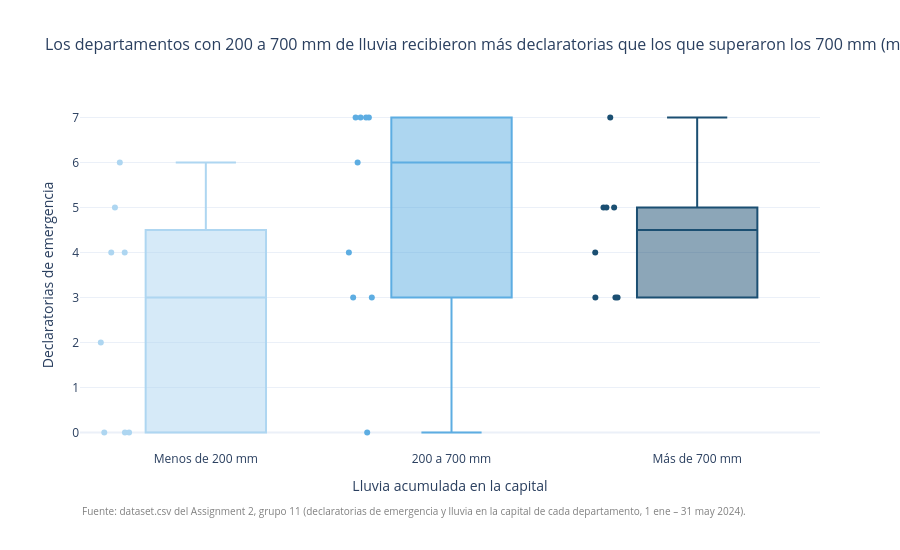

Write notebook code for a chart like this one.
### Code cell
orden = ["Menos de 200 mm", "200 a 700 mm", "Más de 700 mm"]

fig3 = px.box(
    dataset,
    x="nivel_lluvia", y="declaratorias",
    color="nivel_lluvia",
    category_orders={"nivel_lluvia": orden},   # fija el orden de las cajas: de menos a más lluvia
    color_discrete_sequence=["#aed6f1", "#5dade2", "#1b4f72"],   # celeste claro → azul oscuro
    points="all",                              # muestra también cada departamento como un punto
    hover_name="departamento",
    title= "Los departamentos con 200 a 700 mm de lluvia recibieron más declaratorias que los que superaron los 700 mm (mediana de 6 frente a 4.5)",
    labels={"nivel_lluvia": "Lluvia acumulada en la capital",
            "declaratorias": "Declaratorias de emergencia"},
    height=550,
)
fig3.update_layout(showlegend=False,           # la leyenda repite lo que ya dice el eje X
                   template="plotly_white", title_font_size=16, margin=dict(b=100))
fig3.add_annotation(text=FUENTE, xref="paper", yref="paper", x=0, y=-0.2,
                    showarrow=False, font=dict(size=10, color="gray"), xanchor="left")

### Figure 1 — Plotly figure (JSON) as saved in the notebook; plotly's stock layout.template omitted (floating-point values rounded to 4 significant figures)
{"data": [{"alignmentgroup": "True", "boxpoints": "all", "hovertemplate": "<b>%{hovertext}</b><br><br>Lluvia acumulada en la capital=%{x}<br>Declaratorias de emergencia=%{y}<extra></extra>", "hovertext": ["Callao", "Ica", "La Libertad", "Lambayeque", "Lima", "Moquegua", "Piura", "Tacna"], "legendgroup": "Menos de 200 mm", "marker": {"color": "#aed6f1"}, "name": "Menos de 200 mm", "notched": false, "offsetgroup": "Menos de 200 mm", "orientation": "v", "showlegend": true, "type": "box", "x": ["Menos de 200 mm", "Menos de 200 mm", "Menos de 200 mm", "Menos de 200 mm", "Menos de 200 mm", "Menos de 200 mm", "Menos de 200 mm", "Menos de 200 mm"], "x0": " ", "xaxis": "x", "y": [0, 4, 2, 0, 6, 5, 0, 4], "y0": " ", "yaxis": "y"}, {"alignmentgroup": "True", "boxpoints": "all", "hovertemplate": "<b>%{hovertext}</b><br><br>Lluvia acumulada en la capital=%{x}<br>Declaratorias de emergencia=%{y}<extra></extra>", "hovertext": ["Amazonas", "Apurímac", "Arequipa", "Ayacucho", "Cajamarca", "Cusco", "Huánuco", "San Martín", "Tumbes"], "legendgroup": "200 a 700 mm", "marker": {"color": "#5dade2"}, "name": "200 a 700 mm", "notched": false, "offsetgroup": "200 a 700 mm", "orientation": "v", "showlegend": true, "type": "box", "x": ["200 a 700 mm", "200 a 700 mm", "200 a 700 mm", "200 a 700 mm", "200 a 700 mm", "200 a 700 mm", "200 a 700 mm", "200 a 700 mm", "200 a 700 mm"], "x0": " ", "xaxis": "x", "y": [4, 7, 7, 7, 3, 7, 6, 3, 0], "y0": " ", "yaxis": "y"}, {"alignmentgroup": "True", "boxpoints": "all", "hovertemplate": "<b>%{hovertext}</b><br><br>Lluvia acumulada en la capital=%{x}<br>Declaratorias de emergencia=%{y}<extra></extra>", "hovertext": ["Áncash", "Huancavelica", "Junín", "Loreto", "Madre de Dios", "Pasco", "Puno", "Ucayali"], "legendgroup": "Más de 700 mm", "marker": {"color": "#1b4f72"}, "name": "Más de 700 mm", "notched": false, "offsetgroup": "Más de 700 mm", "orientation": "v", "showlegend": true, "type": "box", "x": ["Más de 700 mm", "Más de 700 mm", "Más de 700 mm", "Más de 700 mm", "Más de 700 mm", "Más de 700 mm", "Más de 700 mm", "Más de 700 mm"], "x0": " ", "xaxis": "x", "y": [5, 7, 5, 3, 3, 3, 5, 4], "y0": " ", "yaxis": "y"}], "layout": {"annotations": [{"font": {"color": "gray", "size": 10}, "showarrow": false, "text": "Fuente: dataset.csv del Assignment 2, grupo 11 (declaratorias de emergencia y lluvia en la capital de cada departamento, 1 ene – 31 may 2024).", "x": 0, "xanchor": "left", "xref": "paper", "y": -0.2, "yref": "paper"}], "boxmode": "overlay", "height": 550, "legend": {"title": {"text": "Lluvia acumulada en la capital"}, "tracegroupgap": 0}, "margin": {"b": 100}, "showlegend": false, "title": {"font": {"size": 16}, "text": "Los departamentos con 200 a 700 mm de lluvia recibieron más declaratorias que los que superaron los 700 mm (mediana de 6 frente a 4.5)"}, "xaxis": {"anchor": "y", "categoryarray": ["Menos de 200 mm", "200 a 700 mm", "Más de 700 mm"], "categoryorder": "array", "domain": [0, 1], "title": {"text": "Lluvia acumulada en la capital"}}, "yaxis": {"anchor": "x", "domain": [0, 1], "title": {"text": "Declaratorias de emergencia"}}}}
